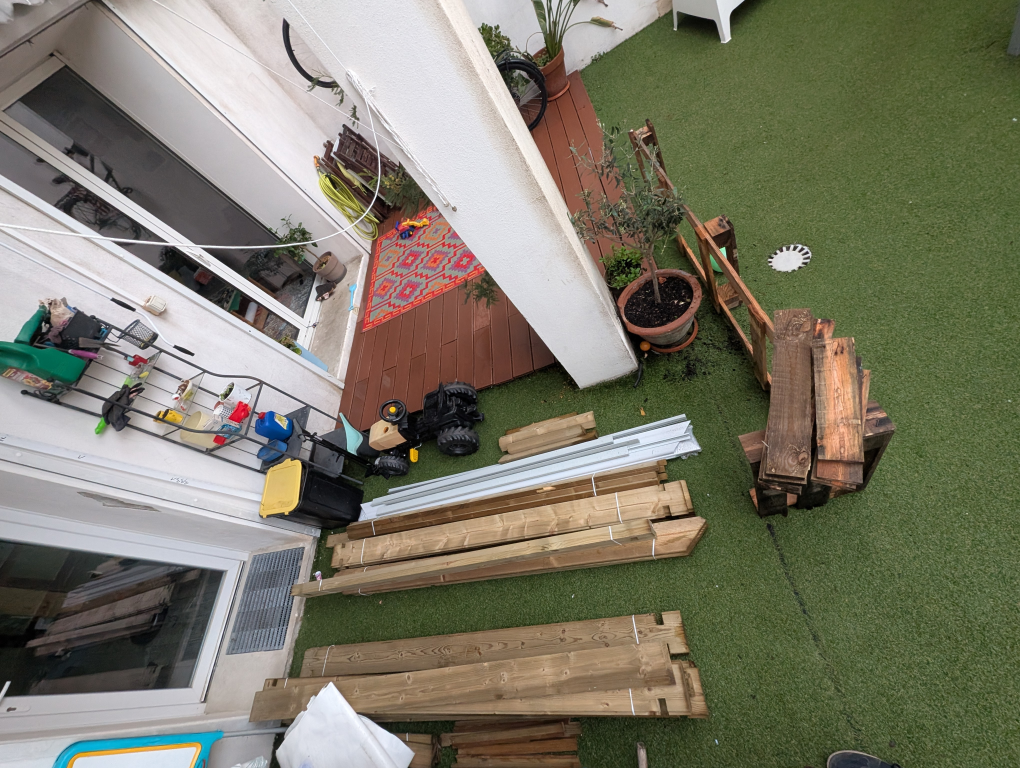
#> input picture PXL_20250416_071645817.jpg, 4080 x 3072 px (shown at 1/4 size)
$ python gui_viewer.py ../PXL_20250416_071645817.jpg ../PXL_20250416_071645817.jpg
#> lines starting #> are read from the running program, lines starting #| are printed output that depends on the picture
import os
import sys
import cv2
import numpy as np
import matplotlib.pyplot as plt

def read_tie_points(img1, img2, homol_dir="tests/Homol"):
    base1 = os.path.basename(img1)
    base2 = os.path.basename(img2)
    tie_path = os.path.join(homol_dir, f"Pastis{base1}", f"{base2}.txt")
    if not os.path.exists(tie_path):
        return None
    pts = []
    with open(tie_path, "r") as f:
        for line in f:
            vals = list(map(float, line.strip().split()))
            if len(vals) >= 4:
                pts.append(vals[:4])
    return np.array(pts) if pts else None

def resize(img, h):
    scale = h / img.shape[0]
    return cv2.resize(img, (int(img.shape[1]*scale), h)), scale

def main():
    import argparse
    parser = argparse.ArgumentParser(description="Visualise les points homologues entre deux images")
    parser.add_argument("image1")
    parser.add_argument("image2")
    parser.add_argument("--homol-dir", default="Homol", help="Dossier Homol (défaut: Homol)")
    args = parser.parse_args()
    img_path1 = args.image1
    img_path2 = args.image2
    if not (os.path.exists(img_path1) and os.path.exists(img_path2)):
        print("Erreur : une des images n'existe pas.")
        sys.exit(1)
    img1 = cv2.cvtColor(cv2.imread(img_path1), cv2.COLOR_BGR2RGB)
    img2 = cv2.cvtColor(cv2.imread(img_path2), cv2.COLOR_BGR2RGB)
    h1, w1 = img1.shape[:2]
#> h1 = 3072; w1 = 4080
    h2, w2 = img2.shape[:2]
#> h2 = 3072; w2 = 4080
    max_h = max(h1, h2)
#> max_h = 3072
    img1_resized, scale1 = resize(img1, max_h)
#> scale1 = 1
    img2_resized, scale2 = resize(img2, max_h)
#> scale2 = 1
    concat = np.hstack([img1_resized, img2_resized])
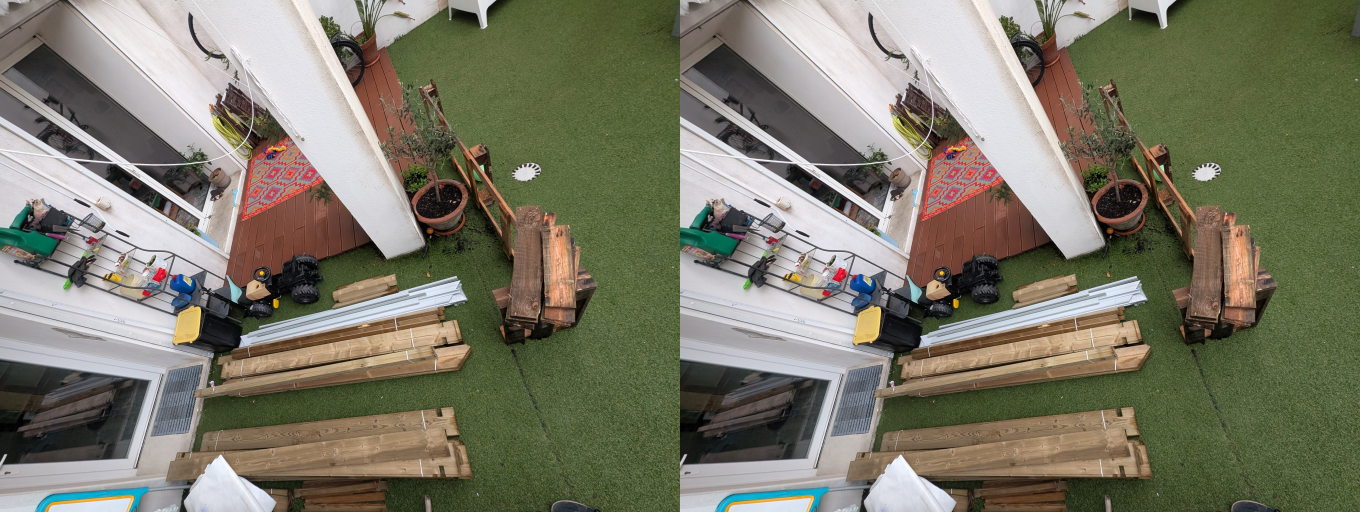
#> concat: shape (3072, 8160, 3) (shown at 1/6 size); mean R, G, B 123.4, 121.4, 104.1
    pts = read_tie_points(img_path1, img_path2, homol_dir=args.homol_dir)
    if pts is None:
        # essayer dans l'autre sens
        pts = read_tie_points(img_path2, img_path1, homol_dir=args.homol_dir)
        if pts is not None:
            pts = pts[:, [2, 3, 0, 1]]  # inverser les colonnes
    if pts is None:
        print("Aucun tie point trouvé.")
#> (the run stopped early here; a loop or call above may not have finished)
